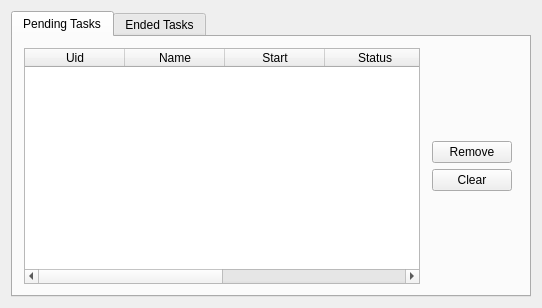
<?xml version="1.0" encoding="UTF-8"?>
<ui version="4.0">
 <class>CSchedulerMainWindow</class>
 <widget class="QMainWindow" name="CSchedulerMainWindow">
  <property name="geometry">
   <rect>
    <x>0</x>
    <y>0</y>
    <width>542</width>
    <height>308</height>
   </rect>
  </property>
  <property name="windowTitle">
   <string>CSchedulerMainWindow</string>
  </property>
   <property name="windowIcon">
   <iconset>
    <normaloff>:/BratIcon.png</normaloff>:/BratIcon.png</iconset>
  </property>
  <property name="autoFillBackground">
   <bool>false</bool>
  </property>
  <widget class="QWidget" name="centralWidget">
    <layout class="QHBoxLayout" name="horizontalLayout">
   <item>
    <widget class="QTabWidget" name="mTabWidget">
     <property name="currentIndex">
      <number>0</number>
     </property>
     <widget class="QWidget" name="mTab_PendingTasks">
      <attribute name="title">
       <string>Pending Tasks</string>
      </attribute>
      <layout class="QHBoxLayout" name="horizontalLayout_2">
       <item>
        <widget class="QTableWidget" name="mTablePendingTask">
         <property name="selectionMode">
          <enum>QAbstractItemView::SingleSelection</enum>
         </property>
         <column>
          <property name="text">
           <string>Uid</string>
          </property>
         </column>
         <column>
          <property name="text">
           <string>Name</string>
          </property>
         </column>
         <column>
          <property name="text">
           <string>Start</string>
          </property>
         </column>
         <column>
          <property name="text">
           <string>Status</string>
          </property>
         </column>
         <column>
          <property name="text">
           <string>Command Line</string>
          </property>
         </column>
         <column>
          <property name="text">
           <string>Log file</string>
          </property>
         </column>
        </widget>
       </item>
       <item>
        <layout class="QVBoxLayout" name="verticalLayout">
         <property name="leftMargin">
          <number>6</number>
         </property>
         <property name="topMargin">
          <number>6</number>
         </property>
         <property name="rightMargin">
          <number>6</number>
         </property>
         <property name="bottomMargin">
          <number>6</number>
         </property>
         <item>
          <spacer name="verticalSpacer_1">
           <property name="orientation">
            <enum>Qt::Vertical</enum>
           </property>
           <property name="sizeHint" stdset="0">
            <size>
             <width>20</width>
             <height>74</height>
            </size>
           </property>
          </spacer>
         </item>
         <item>
          <widget class="QPushButton" name="mRemovePendTaskButton">
           <property name="text">
            <string>Remove</string>
           </property>
          </widget>
         </item>
         <item>
          <widget class="QPushButton" name="mClearPendTaskButton">
           <property name="text">
            <string>Clear</string>
           </property>
          </widget>
         </item>
         <item>
          <spacer name="verticalSpacer_2">
           <property name="orientation">
            <enum>Qt::Vertical</enum>
           </property>
           <property name="sizeHint" stdset="0">
            <size>
             <width>20</width>
             <height>73</height>
            </size>
           </property>
          </spacer>
         </item>
        </layout>
       </item>
      </layout>
     </widget>
     <widget class="QWidget" name="mTab_EndedTasks">
      <attribute name="title">
       <string>Ended Tasks</string>
      </attribute>
      <layout class="QHBoxLayout" name="horizontalLayout_4">
       <item>
        <widget class="QTableWidget" name="mTableEndedTask">
         <property name="selectionMode">
          <enum>QAbstractItemView::SingleSelection</enum>
         </property>
         <column>
          <property name="text">
           <string>Uid</string>
          </property>
         </column>
         <column>
          <property name="text">
           <string>Name</string>
          </property>
         </column>
         <column>
          <property name="text">
           <string>Start</string>
          </property>
         </column>
         <column>
          <property name="text">
           <string>Status</string>
          </property>
         </column>
         <column>
          <property name="text">
           <string>Command Line</string>
          </property>
         </column>
         <column>
          <property name="text">
           <string>Log file</string>
          </property>
         </column>
        </widget>
       </item>
       <item>
        <layout class="QVBoxLayout" name="verticalLayout_3">
         <property name="leftMargin">
          <number>6</number>
         </property>
         <property name="topMargin">
          <number>6</number>
         </property>
         <property name="rightMargin">
          <number>6</number>
         </property>
         <property name="bottomMargin">
          <number>6</number>
         </property>
         <item>
          <spacer name="verticalSpacer_8">
           <property name="orientation">
            <enum>Qt::Vertical</enum>
           </property>
           <property name="sizeHint" stdset="0">
            <size>
             <width>20</width>
             <height>46</height>
            </size>
           </property>
          </spacer>
         </item>
         <item>
          <widget class="QPushButton" name="mRemoveEndedTaskButton">
           <property name="text">
            <string>Remove</string>
           </property>
          </widget>
         </item>
         <item>
          <widget class="QPushButton" name="mClearEndedTaskButton">
           <property name="text">
            <string>Clear</string>
           </property>
          </widget>
         </item>
         <item>
          <spacer name="verticalSpacer_9">
           <property name="orientation">
            <enum>Qt::Vertical</enum>
           </property>
           <property name="sizeType">
            <enum>QSizePolicy::Fixed</enum>
           </property>
           <property name="sizeHint" stdset="0">
            <size>
             <width>20</width>
             <height>20</height>
            </size>
           </property>
          </spacer>
         </item>
         <item>
          <widget class="QPushButton" name="mShowEndedLogButton">
           <property name="text">
            <string>Show Log</string>
           </property>
          </widget>
         </item>
         <item>
          <spacer name="verticalSpacer_7">
           <property name="orientation">
            <enum>Qt::Vertical</enum>
           </property>
           <property name="sizeHint" stdset="0">
            <size>
             <width>20</width>
             <height>47</height>
            </size>
           </property>
          </spacer>
         </item>
        </layout>
       </item>
      </layout>
     </widget>
    </widget>
   </item>
  </layout>
  </widget>
</widget>
 <layoutdefault spacing="6" margin="11"/>
 <resources/>
 <connections/>
</ui>
